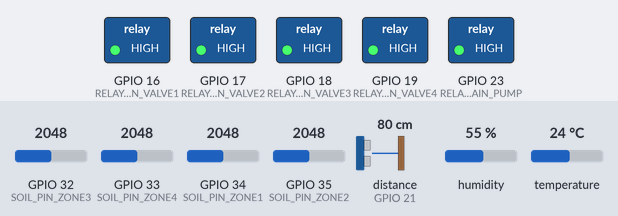
Bench run of a sketch on a simulated ESP32. On the bench: switched loads named in the sketch (green lamp = pin HIGH). Wiring (inferred from the names in the program): ultrasonic range finder: trigger GPIO 5; echo GPIO 21. The test bench sets the inputs (shaded band); at power-on: GPIO 34 (SOIL_PIN_ZONE1) = 2048, distance to the obstacle (sensor on GPIO 21) 80 cm, GPIO 32 (SOIL_PIN_ZONE3) = 2048, GPIO 33 (SOIL_PIN_ZONE4) = 2048, GPIO 35 (SOIL_PIN_ZONE2) = 2048, humidity 55 %, temperature 24 °C. The echo pulse lasts 58.3 µs per cm; WiFi joins after 1.5 s; servers stay silent unless stated; uploads are accepted with an empty reply; pins used as bus, display or sensor lines are not drawn; what the sketch prints to the serial monitor is not drawn.

Above: at 3.7 s.
3.8 s: GPIO 34 (SOIL_PIN_ZONE1) set to 2545
7.9 s: GPIO 34 (SOIL_PIN_ZONE1) set to 2617
At 10.0 s:
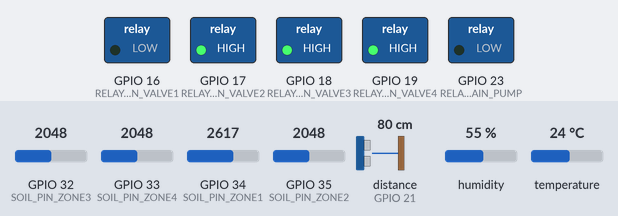
12.0 s: GPIO 34 (SOIL_PIN_ZONE1) set to 1965
16.1 s: GPIO 34 (SOIL_PIN_ZONE1) set to 1871
At 19.8 s:
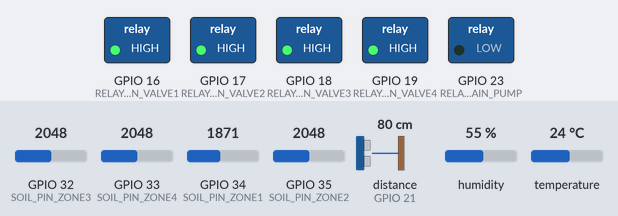
20.2 s: distance to the obstacle (sensor on GPIO 21) set to 138 cm
24.3 s: distance to the obstacle (sensor on GPIO 21) set to 148 cm
At 26.2 s:
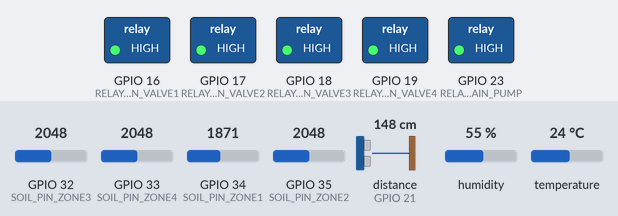
Timing chart, 0 to 27.7 s (numbered marks = the images above; inputs shaded):
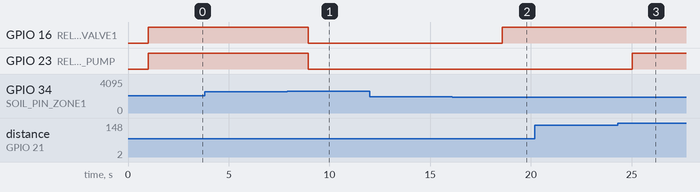

The sketch:

esp32_smart_irrigation.ino
```cpp
/**
 * AquaSmart IoT - ESP32 Smart Irrigation System Firmware
 * Real-world Microcontroller Code for ESP32-WROOM-32
 *
 * Hardware Requirements:
 * - 1x ESP32 Development Board
 * - 4x Capacitive Soil Moisture Sensors v1.2 (Corrosion resistant)
 * - 1x DHT22 Temperature & Humidity Sensor
 * - 1x HC-SR04 Ultrasonic Water Level Sensor
 * - 1x 4-Channel 5V Optocoupler Relay Module
 * - 4x 12V DC Solenoid Valves
 * - 1x 12V Submersible Water Pump & Buck Converter (12V to 5V)
 */

#include <WiFi.h>
#include <HTTPClient.h>
#include <ArduinoJson.h>
#include <DHT.h>

// --- WiFi Credentials ---
const char* ssid = "YOUR_WIFI_SSID";
const char* password = "YOUR_WIFI_PASSWORD";

// --- Cloud / Local Server Endpoint ---
const char* serverUrl = "http://192.168.1.100:8000/api/telemetry";

// --- Pin Definitions ---
#define DHTPIN 4
#define DHTTYPE DHT22
DHT dht(DHTPIN, DHTTYPE);

// Capacitive Soil Moisture Sensors (Analog ADC Pins)
const int SOIL_PIN_ZONE1 = 34;
const int SOIL_PIN_ZONE2 = 35;
const int SOIL_PIN_ZONE3 = 32;
const int SOIL_PIN_ZONE4 = 33;

// 4-Channel Relay Control Pins (Active LOW)
const int RELAY_PIN_VALVE1 = 16;
const int RELAY_PIN_VALVE2 = 17;
const int RELAY_PIN_VALVE3 = 18;
const int RELAY_PIN_VALVE4 = 19;
const int RELAY_PIN_MAIN_PUMP = 23;

// HC-SR04 Ultrasonic Reservoir Level Pins
const int TRIG_PIN = 5;
const int ECHO_PIN = 21;
const float TANK_MAX_DEPTH_CM = 150.0; // Empty distance

// Moisture Calibration Constants (Air = ~3200, Water = ~1400 on ESP32 12-bit ADC)
const int AIR_VALUE = 3200;
const int WATER_VALUE = 1400;

// Moisture Threshold Defaults
int minMoistureThreshold = 35; // %

void setup() {
  Serial.begin(115200);
  delay(1000);
  Serial.println("\n--- AquaSmart IoT Irrigation Node Initializing ---");

  // Sensor Inits
  dht.begin();
  pinMode(TRIG_PIN, OUTPUT);
  pinMode(ECHO_PIN, INPUT);

  // Relay Pins (Active LOW: HIGH = OFF, LOW = ON)
  pinMode(RELAY_PIN_VALVE1, OUTPUT);
  pinMode(RELAY_PIN_VALVE2, OUTPUT);
  pinMode(RELAY_PIN_VALVE3, OUTPUT);
  pinMode(RELAY_PIN_VALVE4, OUTPUT);
  pinMode(RELAY_PIN_MAIN_PUMP, OUTPUT);

  // Turn all actuators OFF initially
  digitalWrite(RELAY_PIN_VALVE1, HIGH);
  digitalWrite(RELAY_PIN_VALVE2, HIGH);
  digitalWrite(RELAY_PIN_VALVE3, HIGH);
  digitalWrite(RELAY_PIN_VALVE4, HIGH);
  digitalWrite(RELAY_PIN_MAIN_PUMP, HIGH);

  // Connect to WiFi
  connectWiFi();
}

void loop() {
  if (WiFi.status() != WL_CONNECTED) {
    connectWiFi();
  }

  // 1. Read Environmental Sensors
  float airTemp = dht.readTemperature();
  float airHumidity = dht.readHumidity();

  // 2. Read Soil Moisture Percentages
  int moistureZ1 = readMoisturePercent(SOIL_PIN_ZONE1);
  int moistureZ2 = readMoisturePercent(SOIL_PIN_ZONE2);
  int moistureZ3 = readMoisturePercent(SOIL_PIN_ZONE3);
  int moistureZ4 = readMoisturePercent(SOIL_PIN_ZONE4);

  // 3. Read Water Tank Level
  float tankDistanceCm = readUltrasonicDistance();
  float tankFillPercent = constrain((1.0 - (tankDistanceCm / TANK_MAX_DEPTH_CM)) * 100.0, 0.0, 100.0);

  // Debug Output
  Serial.printf("[Telemetry] Air: %.1fC, RH: %.1f%% | Z1: %d%%, Z2: %d%%, Z3: %d%%, Z4: %d%% | Tank: %.1f%%\n",
                airTemp, airHumidity, moistureZ1, moistureZ2, moistureZ3, moistureZ4, tankFillPercent);

  // 4. Automated Failsafe Logic: Safety check for low tank
  if (tankFillPercent < 5.0) {
    Serial.println("[ALERT] Water Reservoir depleted! Shutting down all valves and pump.");
    digitalWrite(RELAY_PIN_VALVE1, HIGH);
    digitalWrite(RELAY_PIN_VALVE2, HIGH);
    digitalWrite(RELAY_PIN_VALVE3, HIGH);
    digitalWrite(RELAY_PIN_VALVE4, HIGH);
    digitalWrite(RELAY_PIN_MAIN_PUMP, HIGH);
  } else {
    // Check automatic threshold for Zone 1
    if (moistureZ1 < minMoistureThreshold) {
      Serial.println("[AUTO] Zone 1 critically dry. Activating Valve 1 & Main Pump.");
      digitalWrite(RELAY_PIN_VALVE1, LOW); // Turn ON Valve 1
      digitalWrite(RELAY_PIN_MAIN_PUMP, LOW); // Turn ON Pump
    } else if (moistureZ1 > 70) {
      digitalWrite(RELAY_PIN_VALVE1, HIGH); // Turn OFF Valve 1
    }
  }

  // 5. Send Telemetry JSON to AquaSmart Web Dashboard
  sendTelemetryJson(airTemp, airHumidity, moistureZ1, moistureZ2, moistureZ3, moistureZ4, tankFillPercent);

  delay(3000); // 3 second cycle
}

int readMoisturePercent(int pin) {
  int raw = analogRead(pin);
  int percent = map(raw, AIR_VALUE, WATER_VALUE, 0, 100);
  return constrain(percent, 0, 100);
}

float readUltrasonicDistance() {
  digitalWrite(TRIG_PIN, LOW);
  delayMicroseconds(2);
  digitalWrite(TRIG_PIN, HIGH);
  delayMicroseconds(10);
  digitalWrite(TRIG_PIN, LOW);

  long duration = pulseIn(ECHO_PIN, HIGH, 25000);
  if (duration == 0) return TANK_MAX_DEPTH_CM;
  return (duration * 0.034) / 2.0; // Distance in cm
}

void connectWiFi() {
  Serial.print("Connecting to WiFi: ");
  Serial.println(ssid);
  WiFi.begin(ssid, password);
  int attempts = 0;
  while (WiFi.status() != WL_CONNECTED && attempts < 15) {
    delay(500);
    Serial.print(".");
    attempts++;
  }
  if (WiFi.status() == WL_CONNECTED) {
    Serial.println("\nWiFi Connected! IP Address: ");
    Serial.println(WiFi.localIP());
  } else {
    Serial.println("\nWiFi Connection failed. Running in autonomous offline mode.");
  }
}

void sendTelemetryJson(float temp, float hum, int z1, int z2, int z3, int z4, float tank) {
  if (WiFi.status() != WL_CONNECTED) return;

  HTTPClient http;
  http.begin(serverUrl);
  http.addHeader("Content-Type", "application/json");

  StaticJsonDocument<300> doc;
  doc["airTemp"] = temp;
  doc["airHumidity"] = hum;
  doc["z1Moisture"] = z1;
  doc["z2Moisture"] = z2;
  doc["z3Moisture"] = z3;
  doc["z4Moisture"] = z4;
  doc["tankLevel"] = tank;

  String jsonPayload;
  serializeJson(doc, jsonPayload);

  int httpCode = http.POST(jsonPayload);
  http.end();
}
```

Measured:
- the behaviour switches between 2570 and 2571 on GPIO 34 (SOIL_PIN_ZONE1) (found by bisection; images 0 and 1)
- the behaviour switches between 1923 and 1922 on GPIO 34 (SOIL_PIN_ZONE1) (found by bisection; images 1 and 2)
- the behaviour switches between 143 and 144 cm on distance to the obstacle (sensor on GPIO 21) (found by bisection; images 2 and 3)
- after the input at 3.8 s, every drawn part: stays the same
- after the input at 7.9 s, GPIO 16 (RELAY_PIN_VALVE1), GPIO 23 (RELAY_PIN_MAIN_PUMP): HIGH → LOW after 1.0 s
- after the input at 12.0 s, every drawn part: stays the same
- after the input at 16.1 s, GPIO 16 (RELAY_PIN_VALVE1): LOW → HIGH after 2.5 s
- after the input at 20.2 s, every drawn part: stays the same
- after the input at 24.3 s, GPIO 23 (RELAY_PIN_MAIN_PUMP): LOW → HIGH after 0.73 s
